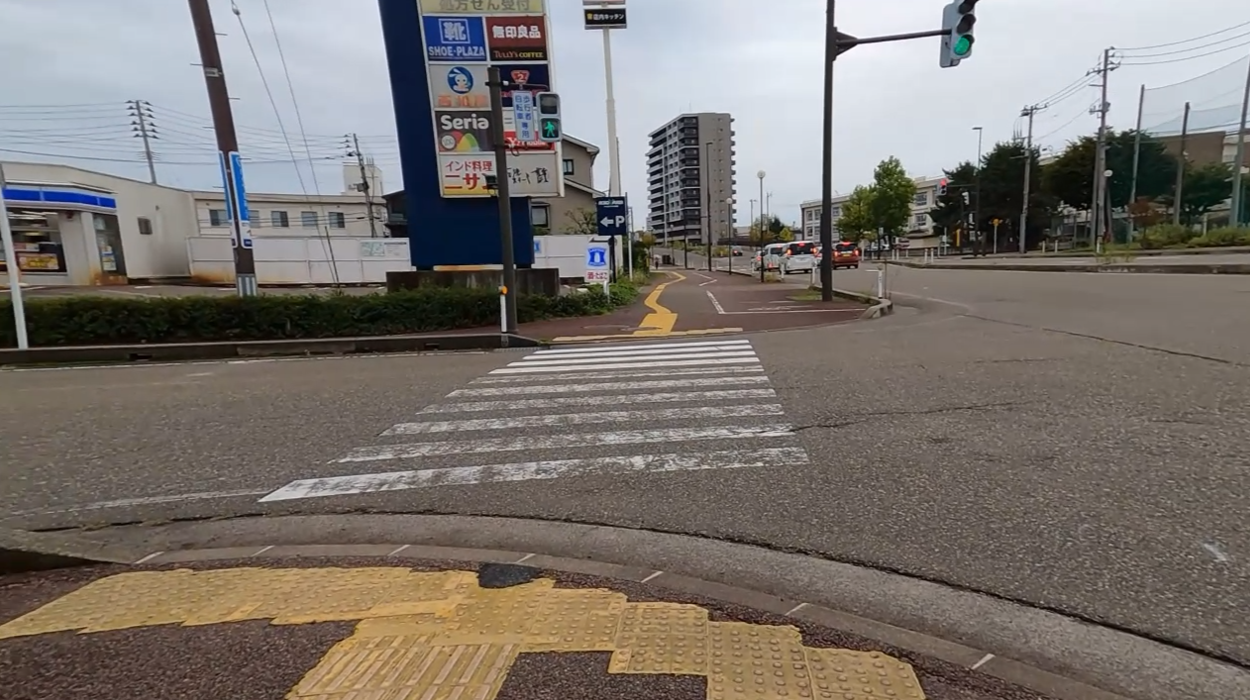
#> input picture Input/right2.png, 1250 x 700 px, found by its file name
$ python foe_all2.py
#> lines starting #> are read from the running program, lines starting #| are printed output that depends on the picture; after the words box and inside, x2 and y2 are one past the last pixel; in counts of white or black regions, pixels touching at a corner belong together
import cv2
import numpy as np

# ===============================
# 入力画像（グレースケール）
# ===============================
img1 = cv2.imread("Input/right2.png", cv2.IMREAD_GRAYSCALE)
#> img1: shape (700, 1250); min 0, max 255, mean 117.8
img2 = cv2.imread("Input/right1.png", cv2.IMREAD_GRAYSCALE)
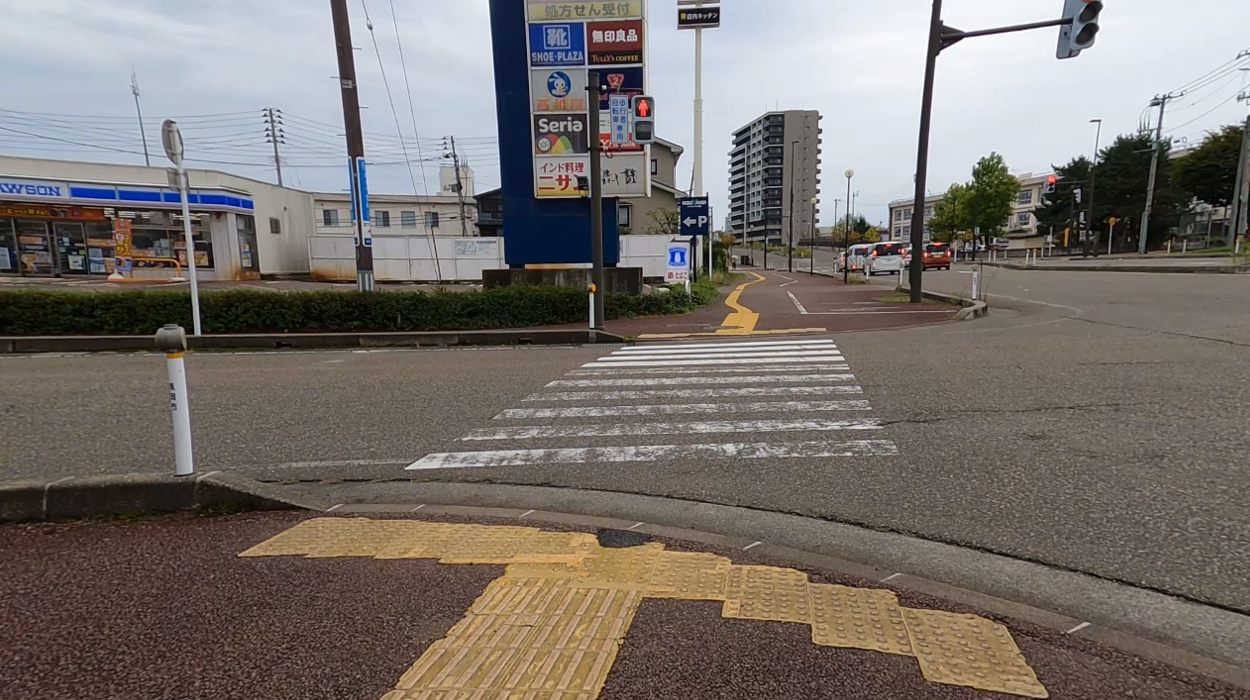
#> input picture Input/right1.png, 1250 x 700 px, found by its file name
#> img2: shape (700, 1250); min 0, max 255, mean 115.9

if img1 is None or img2 is None:
    raise RuntimeError("画像が読み込めません")

h, w = img1.shape
#> h = 700; w = 1250

# ===============================
# オプティカルフロー
# ===============================
flow = cv2.calcOpticalFlowFarneback(
    img1, img2, None,
    pyr_scale=0.5,
    levels=3,
    winsize=15,
    iterations=3,
    poly_n=5,
    poly_sigma=1.2,
    flags=0
)

u = flow[..., 0]
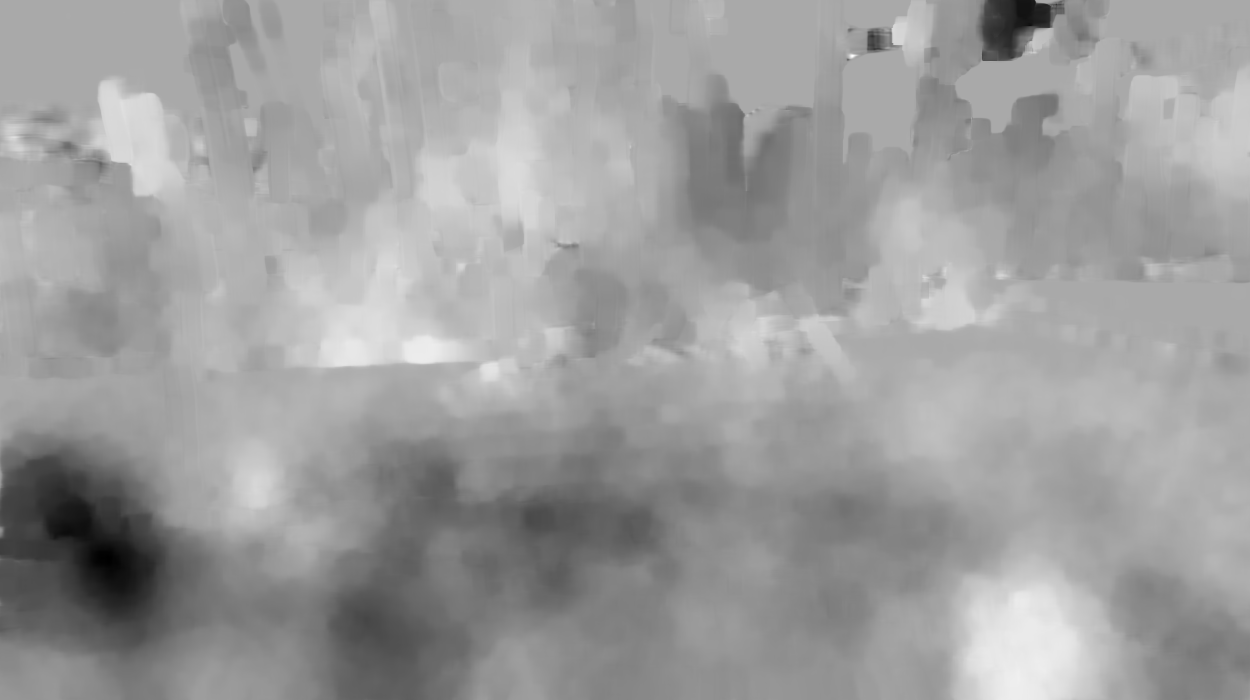
#> u: shape (700, 1250) float32; min -93.28, max 46.77, mean -6.7; drawn with min black and max white
v = flow[..., 1]
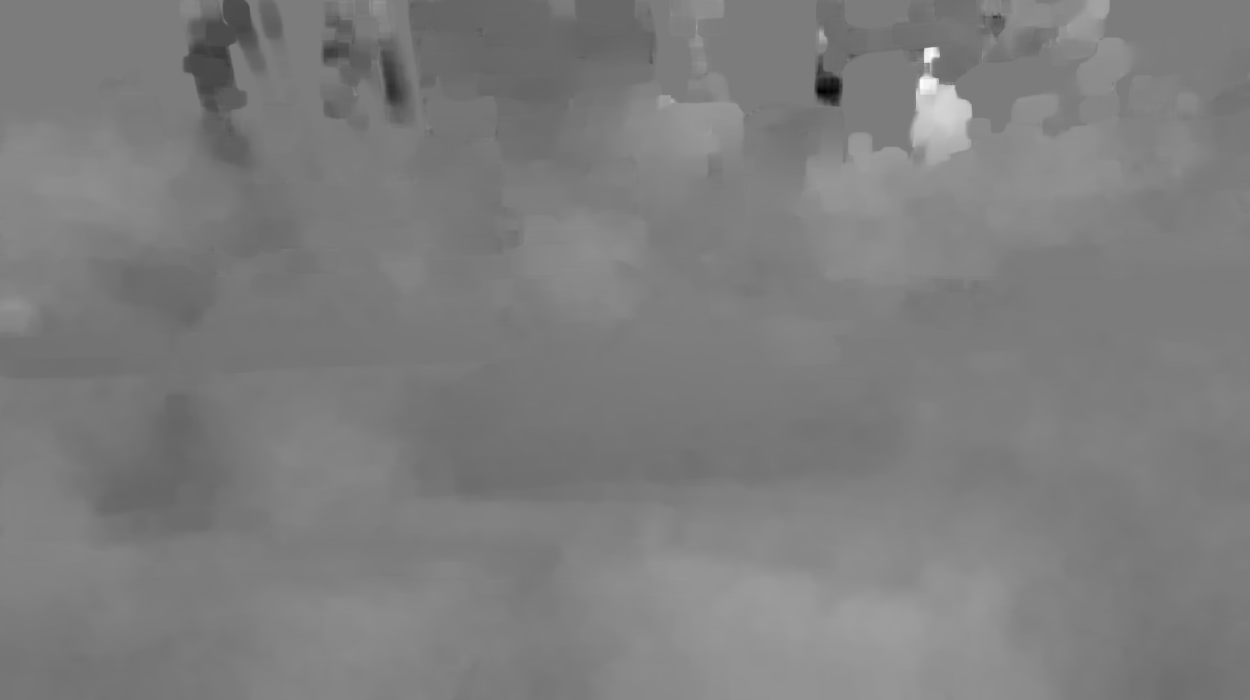
#> v: shape (700, 1250) float32; min -138.1, max 144.6, mean 1.7; drawn with min black and max white

# フロー強度
mag = np.sqrt(u*u + v*v)
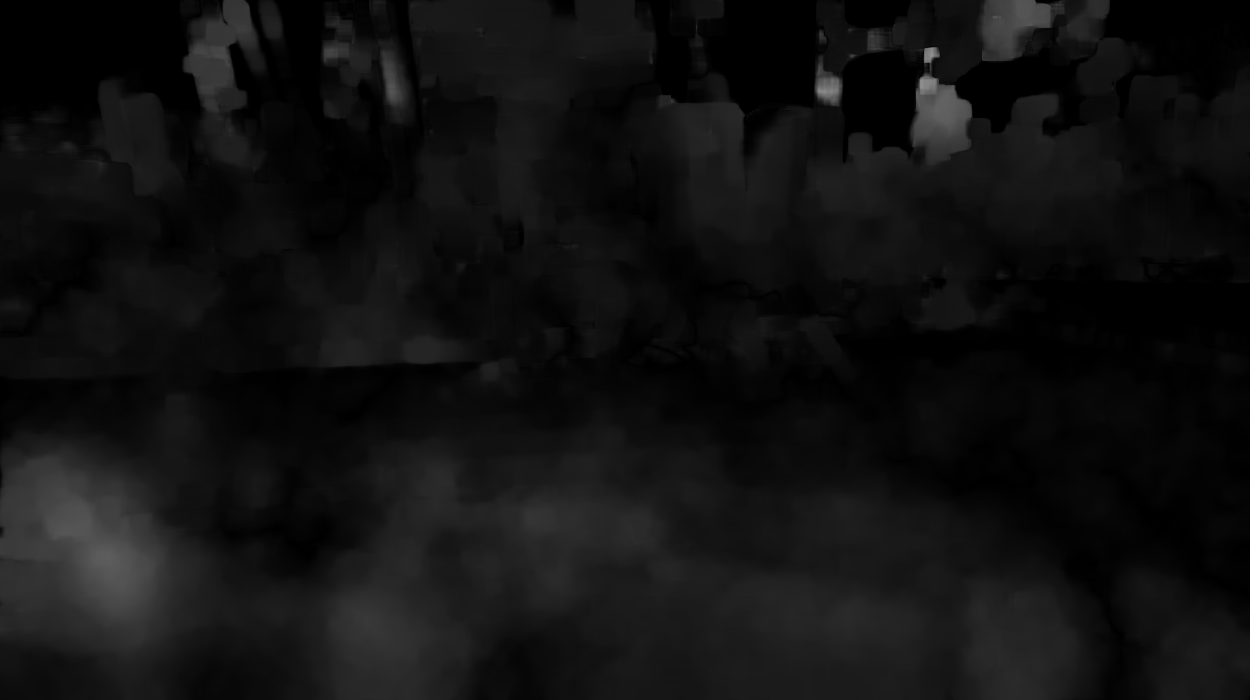
#> mag: shape (700, 1250) float32; min 1.38e-07, max 146.1, mean 17.3

# ===============================
# 有効画素選択（重要）
# ===============================
mask = mag > 1.0   # ★小さすぎるフローは除外
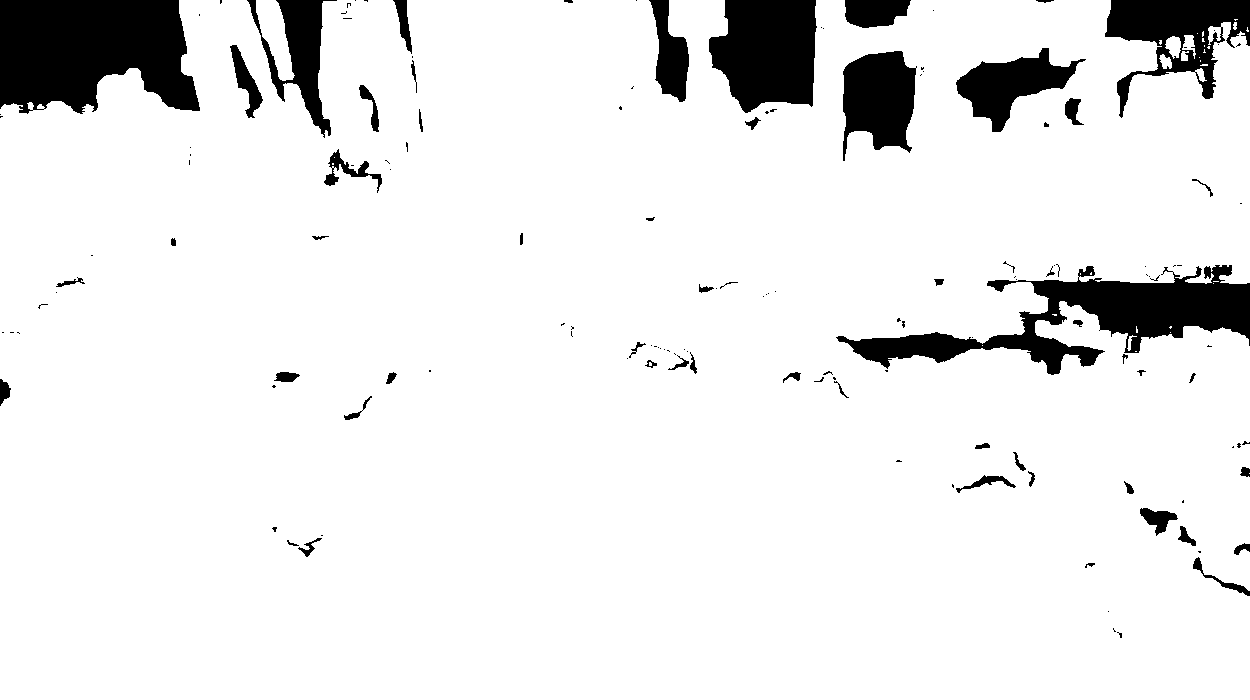
#> mask: shape (700, 1250) bool; 91.4% white; 147 black regions (90 under 20 px), largest, box (x1, y1, x2, y2) and area: (0, 0, 200, 114) 18138, (836, 265, 1250, 375) 15471, (709, 0, 817, 113) 9634
ys, xs = np.where(mask)

u = u[mask]
v = v[mask]

if len(u) < 100:
    raise RuntimeError("有効なフローが少なすぎます")

# ===============================
# FOE 推定（最小二乗）
# ===============================
# v*x0 - u*y0 = v*x - u*y

A = np.column_stack((v, -u))
#> A = 799541 pairs, first value -138.1 to 144.6, second value -46.77 to 93.28
b = v * xs - u * ys

# 最小二乗解
foe, residuals, rank, s = np.linalg.lstsq(A, b, rcond=None)
#> foe = [665.1, 489.8]; residuals = [1.93e+13]; rank = 2; s = [17720.8, 12141.7]
x0, y0 = foe
#> x0 = 665.1; y0 = 489.8

print(f"Estimated FOE: ({x0:.2f}, {y0:.2f})")
#| Estimated FOE: (665.07, 489.80)

# ===============================
# 可視化
# ===============================
vis = cv2.cvtColor(img2, cv2.COLOR_GRAY2BGR)
cv2.circle(vis, (int(x0), int(y0)), 8, (0, 0, 255), -1)
#> vis: shape (700, 1250, 3); mean B, G, R 115.9, 115.9, 115.9

cv2.imshow("FOE", vis)
cv2.waitKey(0)
cv2.destroyAllWindows()
